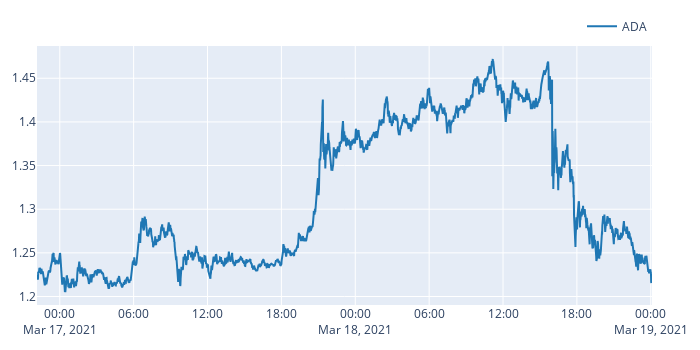

Source (notebook cell):
### Code cell
ada_ov_df = ov_df.xs('ADA', level='symbol', axis=1)
ada_ov_df["Close"].vbt.plot(trace_names=["ADA"]).show()

### Figure 1 — Plotly figure (JSON) as saved in the notebook; plotly's stock layout.template omitted (floating-point values rounded to 4 significant figures; data arrays with more than 128 entries replaced by an {"elided": "..."} marker saying what was removed)
{"data": [{"name": "ADA", "showlegend": true, "type": "scatter", "uid": "e6782efd-5ad7-4ce2-b0d7-156441df2c1a", "x": {"elided": "2998 str values"}, "y": {"elided": "2998 float values"}}], "layout": {"height": 350, "legend": {"orientation": "h", "traceorder": "normal", "x": 1, "xanchor": "right", "y": 1.02, "yanchor": "bottom"}, "margin": {"b": 30, "l": 30, "r": 30, "t": 30}, "width": 700}}
